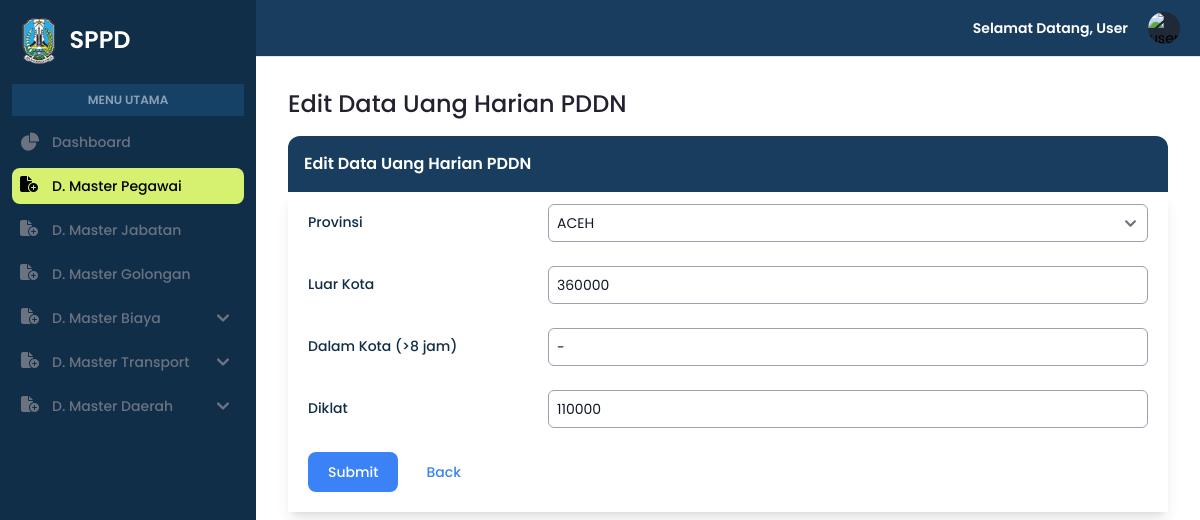
Page /admin/edit_dtuhpddn.php?edit=001 on the committed database.
### tables this page shows
CREATE TABLE `uh_pddn` (
  `kode_provinsi` varchar(10) NOT NULL,
  `luar_kota` varchar(100) DEFAULT NULL,
  `dalam_kota` varchar(100) DEFAULT NULL,
  `diklat` varchar(100) DEFAULT NULL
);

### admin/edit_dtuhpddn.php (the view, shortened to what this page needs)
<?php
include '../koneksi.php';
$query_provinsi = "SELECT * FROM provinsi";
$result_provinsi = $koneksi->query($query_provinsi);
if (isset($_GET['edit'])) {
    $kode_provinsi = $_GET['edit'];
    $query = "SELECT * FROM uh_pddn WHERE kode_provinsi = ?";
    $stmt = $koneksi->prepare($query);
    $stmt->bind_param("s", $kode_provinsi);
    $stmt->execute();
    $result = $stmt->get_result();
    if ($result->num_rows > 0) {
        $row = $result->fetch_assoc();
        $luar_kota = $row['luar_kota'];
        $dalam_kota = $row['dalam_kota'];
        $diklat = $row['diklat'];
    } else {
        echo "Data not found!";
        exit();
    }
} else {
    echo "Kode Provinsi not provided!";
    exit();
}
?>
<!DOCTYPE html>
<html lang="en">
<head>
    <link rel="stylesheet" href="../assets/css/style.css">
    <link rel="stylesheet" href="https://cdnjs.cloudflare.com/ajax/libs/font-awesome/6.5.1/css/all.min.css" />
    <link href="https://cdnjs.cloudflare.com/ajax/libs/flowbite/2.3.0/flowbite.min.css" rel="stylesheet" />
    <script src="https://cdn.tailwindcss.com"></script>
</head>
<body>
    <section id="sidebar">
        <?php include "../navbar.php"; ?>
        <aside id="logo-sidebar" class="fixed top-0 left-0 z-40 w-64 h-screen transition-transform -translate-x-full sm:translate-x-0" aria-label="Sidebar">
            <div class="h-full px-3 py-4 overflow-y-auto bg-[#102E48]">
                <a href="#" class="flex ms-2 md:me-24 mb-5">
                    <img src="../assets/img/logo.png" class="h-12 me-3" />
                    <span class="self-center text-2xl font-semibold whitespace-nowrap text-white">SPPD</span>
                </a>
                <div class="bg-[#276EAC4D] mb-2 py-2 px-5 text-center">
                    <p class="font-semibold text-xs text-white/50">MENU UTAMA</p>
                </div>
                <ul class="space-y-2 font-medium">
                    <li>
                        <a href="index.php" class="flex items-center p-2 text-gray-500 rounded-lg hover:bg-[#D6F170] hover:text-black group">
                            <span class="ms-3 text-sm">Dashboard</span>
                        </a>
                    </li>
                    <li>
                        <a href="data_pegawai.php" class="flex items-center p-2 text-black rounded-lg hover:bg-[#D6F170] hover:text-black group active">
                            <i class="fa-solid fa-file-circle-plus w-5 h-5 text-black transition duration-75 group-hover:text-black"></i>
                            <span class="text-sm ms-3 whitespace-nowrap">D. Master Pegawai</span>
                        </a>
                    </li>
                    <li>
                        <a href="data_jabatan.php" class="flex items-center p-2 text-gray-500 rounded-lg hover:bg-[#D6F170] hover:text-black group">
                            <i class="fa-solid fa-file-circle-plus w-5 h-5 text-gray-500 transition duration-75 group-hover:text-black"></i>
                            <span class="text-sm ms-3 whitespace-nowrap">D. Master Jabatan</span>
                        </a>
                    </li>
                    <li>
                        <a href="data_golongan.php" class="flex items-center p-2 text-gray-500 rounded-lg hover:bg-[#D6F170] hover:text-black group">
                            <i class="fa-solid fa-file-circle-plus w-5 h-5 text-gray-500 transition duration-75 group-hover:text-black"></i>
                            <span class="text-sm ms-3 whitespace-nowrap">D. Master Golongan</span>
                        </a>
                    </li>
                    <li>
                        <button type="button" class="flex items-center p-2 pr-4 rounded-lg hover:bg-[#D6F170] text-gray-500 hover:text-black group" aria-controls="dropdown-mb" data-collapse-toggle="dropdown-mb">
                            <i class="fa-solid fa-file-circle-plus w-5 h-5 text-gray-500 transition duration-75 group-hover:text-black"></i>
                            <span class="text-sm ms-3 whitespace-nowrap pr-14">D. Master Biaya</span>
                            <svg class="w-3 h-3 text-gray-500 group-hover:text-black" aria-hidden="true" xmlns="http://www.w3.org/2000/svg" fill="none" viewBox="0 0 10 6">
                                <path stroke="currentColor" stroke-linecap="round" stroke-linejoin="round" stroke-width="2" d="m1 1 4 4 4-4" />
                            </svg>
                        </button>
                    </li>
                    <li>
                        <button type="button" class="flex items-center p-2 pr-4 rounded-lg hover:bg-[#D6F170] text-gray-500 hover:text-black group" aria-controls="dropdown-mt" data-collapse-toggle="dropdown-mt">
                            <i class="fa-solid fa-file-circle-plus w-5 h-5 text-gray-500 transition duration-75 group-hover:text-black"></i>
                            <span class="text-sm ms-3 whitespace-nowrap pr-7">D. Master Transport</span>
                            <svg class="w-3 h-3 text-gray-500 group-hover:text-black" aria-hidden="true" xmlns="http://www.w3.org/2000/svg" fill="none" viewBox="0 0 10 6">
                                <path stroke="currentColor" stroke-linecap="round" stroke-linejoin="round" stroke-width="2" d="m1 1 4 4 4-4" />
                            </svg>
                        </button>
                    </li>
                    <li>
                        <button type="button" class="flex items-center p-2 pr-4 rounded-lg hover:bg-[#D6F170] text-gray-500 hover:text-black group" aria-controls="dropdown-md" data-collapse-toggle="dropdown-md">
                            <i class="fa-solid fa-file-circle-plus w-5 h-5 text-gray-500 transition duration-75 group-hover:text-black"></i>
                            <span class="text-sm ms-3 whitespace-nowrap pr-11">D. Master Daerah</span>
                            <svg class="w-3 h-3 text-gray-500 group-hover:text-black" aria-hidden="true" xmlns="http://www.w3.org/2000/svg" fill="none" viewBox="0 0 10 6">
                                <path stroke="currentColor" stroke-linecap="round" stroke-linejoin="round" stroke-width="2" d="m1 1 4 4 4-4" />
                            </svg>
                        </button>
                </li>
            </ul>
            </div>
        </aside>
    <div class="p-4 sm:ml-64">
        <div class="p-4 mt-14">
            <h1 class="text-[#23212F] font-medium text-2xl">Edit Data Uang Harian PDDN</h1>
            <div class="border-solid">
                <div class="bg-[#193D5E] rounded-t-xl mt-4 p-4">
                    <h1 class="text-white text-md font-semibold">Edit Data Uang Harian PDDN</h1>
                </div>
                <div class="shadow-lg px-5 py-3">
                    <form action="" method="POST">
                        <div class="mb-6 flex">
                            <div class="md:w-2/6">
                                <label for="kode_provinsi" class="block text-sm font-medium text-[#102E48] mt-2">Provinsi</label>
                            </div>
                            <div class="md:w-5/6">
                                <select id="kode_provinsi" name="kode_provinsi" class="bg-white border border-gray-400 text-gray-900 text-sm rounded-md focus:ring-blue-500 focus:border-blue-500 w-full p-2">
                                    <?php while ($provinsi_row = $result_provinsi->fetch_assoc()) : ?>
                                        <option value="<?php echo $provinsi_row['kode_provinsi']; ?>" <?php if ($kode_provinsi == $provinsi_row['kode_provinsi']) echo 'selected'; ?>><?php echo $provinsi_row['nama_provinsi']; ?></option>
                                    <?php endwhile; ?>
                                </select>
                            </div>
                        </div>
                        <div class="mb-6 flex">
                            <div class="md:w-2/6">
                                <label for="luar_kota" class="block text-sm font-medium text-[#102E48] mt-2">Luar Kota</label>
                            </div>
                            <div class="md:w-5/6">
                                <input type="text" id="luar_kota" name="luar_kota" value="<?php echo $luar_kota; ?>" class="bg-white border border-gray-400 text-gray-900 text-sm rounded-md focus:ring-blue-500 focus:border-blue-500 w-full p-2 placeholder-gray-300" placeholder="Masukkan fullboard luar kota..." required />
                            </div>
                        </div>
                        <div class="mb-6 flex">
                            <div class="md:w-2/6">
                                <label for="dalam_kota" class="block text-sm font-medium text-[#102E48] mt-2">Dalam Kota (>8 jam) </label>
                            </div>
                            <div class="md:w-5/6">
                                <input type="text" id="dalam_kota" name="dalam_kota" value="<?php echo $dalam_kota; ?>" class="bg-white border border-gray-400 text-gray-900 text-sm rounded-md focus:ring-blue-500 focus:border-blue-500 w-full p-2 placeholder-gray-300" placeholder="Masukkan fullboard dalam kota..." required />
                            </div>
                        </div>
                        <div class="mb-6 flex">
                            <div class="md:w-2/6">
                                <label for="diklat" class="block text-sm font-medium text-[#102E48] mt-2">Diklat</label>
                            </div>
                            <div class="md:w-5/6">
                                <input type="text" id="diklat" name="diklat" value="<?php echo $diklat; ?>" class="bg-white border border-gray-400 text-gray-900 text-sm rounded-md focus:ring-blue-500 focus:border-blue-500 w-full p-2 placeholder-gray-300" placeholder="Masukkan halfday dalam kota..." required />
                            </div>
                        </div>
                        <div class="flex items-center">
                            <button type="submit" name="submit" class="text-white bg-blue-500 hover:bg-blue-600 focus:ring-4 focus:ring-blue-300 font-medium rounded-lg text-sm px-5 py-2.5 mr-2 mb-2">Submit</button>
                            <a href="data_uhpddn.php" class="text-blue-500 hover:text-blue-600 focus:ring-4 focus:ring-blue-300 font-medium rounded-lg text-sm px-5 py-2.5 mr-2 mb-2">Back</a>
                        </div>
                    </form>
                </div>
            </div>
        </div>
    </div>
</body>
</html>

### assets/css/style.css (style rules this page uses)
html { scroll-behavior: smooth; }
body { font-family: Poppins; }
input::placeholder { color: gray; opacity: 1; }
.active { background-color: #d6f170; color: #000; border-radius: 20px; }

### rows in the picture
uh_pddn: luar_kota "360000", dalam_kota "-", diklat "110000"

### other values in the picture
form field kode_provinsi "ACEH"
